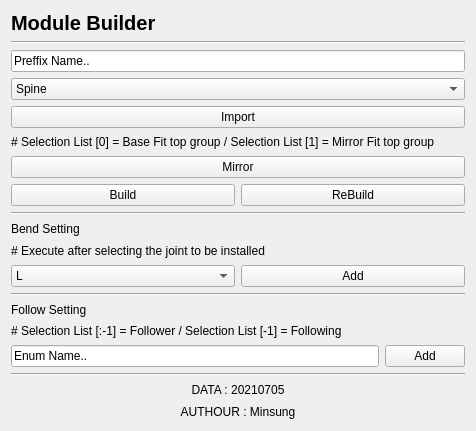
<?xml version="1.0" encoding="UTF-8"?>
<ui version="4.0">
 <class>Form</class>
 <widget class="QWidget" name="Form">
  <property name="geometry">
   <rect>
    <x>0</x>
    <y>0</y>
    <width>476</width>
    <height>431</height>
   </rect>
  </property>
  <property name="windowTitle">
   <string>Form</string>
  </property>
  <layout class="QVBoxLayout" name="verticalLayout">
   <item>
    <widget class="QLabel" name="label">
     <property name="font">
      <font>
       <pointsize>15</pointsize>
       <weight>75</weight>
       <bold>true</bold>
      </font>
     </property>
     <property name="text">
      <string>Module Builder</string>
     </property>
    </widget>
   </item>
   <item>
    <widget class="Line" name="line">
     <property name="orientation">
      <enum>Qt::Horizontal</enum>
     </property>
    </widget>
   </item>
   <item>
    <widget class="QLineEdit" name="preffix_lineEdit">
     <property name="text">
      <string>Preffix Name..</string>
     </property>
    </widget>
   </item>
   <item>
    <widget class="QComboBox" name="module_comboBox">
     <item>
      <property name="text">
       <string>Spine</string>
      </property>
     </item>
     <item>
      <property name="text">
       <string>leg</string>
      </property>
     </item>
     <item>
      <property name="text">
       <string>arm</string>
      </property>
     </item>
     <item>
      <property name="text">
       <string>neck</string>
      </property>
     </item>
     <item>
      <property name="text">
       <string>head</string>
      </property>
     </item>
     <item>
      <property name="text">
       <string>hand</string>
      </property>
     </item>
     <item>
      <property name="text">
       <string>foot</string>
      </property>
     </item>
     <item>
      <property name="text">
       <string>Qarm</string>
      </property>
     </item>
     <item>
      <property name="text">
       <string>Qleg</string>
      </property>
     </item>
     <item>
      <property name="text">
       <string>tail</string>
      </property>
     </item>
    </widget>
   </item>
   <item>
    <widget class="QPushButton" name="import_pushButton">
     <property name="text">
      <string>Import</string>
     </property>
    </widget>
   </item>
   <item>
    <widget class="QLabel" name="label_2">
     <property name="text">
      <string># Selection List [0] = Base Fit top group / Selection List [1] = Mirror Fit top group</string>
     </property>
    </widget>
   </item>
   <item>
    <widget class="QPushButton" name="mirror_pushButton">
     <property name="text">
      <string>Mirror</string>
     </property>
    </widget>
   </item>
   <item>
    <layout class="QHBoxLayout" name="horizontalLayout">
     <item>
      <widget class="QPushButton" name="build_pushButton">
       <property name="text">
        <string>Build</string>
       </property>
      </widget>
     </item>
     <item>
      <widget class="QPushButton" name="rebuild_pushButton">
       <property name="text">
        <string>ReBuild</string>
       </property>
      </widget>
     </item>
    </layout>
   </item>
   <item>
    <widget class="Line" name="line_2">
     <property name="orientation">
      <enum>Qt::Horizontal</enum>
     </property>
    </widget>
   </item>
   <item>
    <widget class="QLabel" name="label_7">
     <property name="text">
      <string>Bend Setting</string>
     </property>
    </widget>
   </item>
   <item>
    <widget class="QLabel" name="label_8">
     <property name="text">
      <string># Execute after selecting the joint to be installed</string>
     </property>
    </widget>
   </item>
   <item>
    <layout class="QHBoxLayout" name="horizontalLayout_2">
     <item>
      <widget class="QComboBox" name="bendType_comboBox">
       <item>
        <property name="text">
         <string>L</string>
        </property>
       </item>
       <item>
        <property name="text">
         <string>R</string>
        </property>
       </item>
      </widget>
     </item>
     <item>
      <widget class="QPushButton" name="bendAdd_pushButton">
       <property name="text">
        <string>Add</string>
       </property>
      </widget>
     </item>
    </layout>
   </item>
   <item>
    <widget class="Line" name="line_4">
     <property name="orientation">
      <enum>Qt::Horizontal</enum>
     </property>
    </widget>
   </item>
   <item>
    <widget class="QLabel" name="label_3">
     <property name="text">
      <string>Follow Setting</string>
     </property>
    </widget>
   </item>
   <item>
    <widget class="QLabel" name="label_4">
     <property name="text">
      <string># Selection List [:-1] = Follower / Selection List [-1] = Following</string>
     </property>
    </widget>
   </item>
   <item>
    <layout class="QHBoxLayout" name="horizontalLayout_3">
     <item>
      <widget class="QLineEdit" name="followEnum_lineEdit">
       <property name="text">
        <string>Enum Name..</string>
       </property>
      </widget>
     </item>
     <item>
      <widget class="QPushButton" name="followAdd_pushButton">
       <property name="text">
        <string>Add</string>
       </property>
      </widget>
     </item>
    </layout>
   </item>
   <item>
    <widget class="Line" name="line_3">
     <property name="orientation">
      <enum>Qt::Horizontal</enum>
     </property>
    </widget>
   </item>
   <item>
    <widget class="QLabel" name="data_label">
     <property name="text">
      <string>DATA : 20210705</string>
     </property>
     <property name="alignment">
      <set>Qt::AlignCenter</set>
     </property>
    </widget>
   </item>
   <item>
    <widget class="QLabel" name="authour_label">
     <property name="text">
      <string>AUTHOUR : Minsung</string>
     </property>
     <property name="alignment">
      <set>Qt::AlignCenter</set>
     </property>
    </widget>
   </item>
  </layout>
 </widget>
 <resources/>
 <connections/>
</ui>
